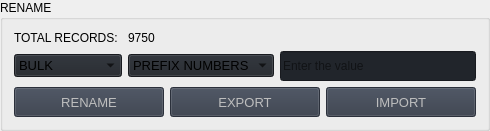
                             <widget class="QGroupBox" name="groupBox">
                              <property name="title">
                               <string>RENAME</string>
                              </property>
                              <layout class="QGridLayout" name="gridLayout_2">
                               <item row="1" column="0">
                                <layout class="QGridLayout" name="bottomGridLayout">
                                 <item row="1" column="0">
                                  <layout class="QHBoxLayout" name="totalRecordsHL">
                                   <property name="spacing">
                                    <number>20</number>
                                   </property>
                                  </layout>
                                 </item>
                                 <item row="2" column="2">
                                  <widget class="QPushButton" name="importBtn">
                                   <property name="enabled">
                                    <bool>false</bool>
                                   </property>
                                   <property name="minimumSize">
                                    <size>
                                     <width>150</width>
                                     <height>30</height>
                                    </size>
                                   </property>
                                   <property name="font">
                                    <font>
                                     <family>Segoe UI</family>
                                     <pointsize>10</pointsize>
                                     <weight>50</weight>
                                     <italic>false</italic>
                                     <bold>false</bold>
                                    </font>
                                   </property>
                                   <property name="cursor">
                                    <cursorShape>PointingHandCursor</cursorShape>
                                   </property>
                                   <property name="toolTip">
                                    <string>Restore last deleted process</string>
                                   </property>
                                   <property name="styleSheet">
                                    <string notr="true">background-color: rgb(52, 59, 72);</string>
                                   </property>
                                   <property name="text">
                                    <string>IMPORT</string>
                                   </property>
                                   <property name="icon">
                                    <iconset>
                                     <normaloff>../images/icons/restore file.svg</normaloff>../images/icons/restore file.svg</iconset>
                                   </property>
                                   <property name="iconSize">
                                    <size>
                                     <width>30</width>
                                     <height>30</height>
                                    </size>
                                   </property>
                                  </widget>
                                 </item>
                                 <item row="2" column="0">
                                  <widget class="QPushButton" name="renameBtn">
                                   <property name="enabled">
                                    <bool>false</bool>
                                   </property>
                                   <property name="minimumSize">
                                    <size>
                                     <width>150</width>
                                     <height>30</height>
                                    </size>
                                   </property>
                                   <property name="font">
                                    <font>
                                     <family>Segoe UI</family>
                                     <pointsize>10</pointsize>
                                     <weight>50</weight>
                                     <italic>false</italic>
                                     <bold>false</bold>
                                    </font>
                                   </property>
                                   <property name="cursor">
                                    <cursorShape>PointingHandCursor</cursorShape>
                                   </property>
                                   <property name="toolTip">
                                    <string>Load previous lookup</string>
                                   </property>
                                   <property name="styleSheet">
                                    <string notr="true">background-color: rgb(52, 59, 72);</string>
                                   </property>
                                   <property name="text">
                                    <string>RENAME</string>
                                   </property>
                                   <property name="icon">
                                    <iconset>
                                     <normaloff>../images/icons/file upload.svg</normaloff>../images/icons/file upload.svg</iconset>
                                   </property>
                                   <property name="iconSize">
                                    <size>
                                     <width>30</width>
                                     <height>30</height>
                                    </size>
                                   </property>
                                  </widget>
                                 </item>
                                 <item row="2" column="1">
                                  <widget class="QPushButton" name="exportBtn">
                                   <property name="enabled">
                                    <bool>false</bool>
                                   </property>
                                   <property name="minimumSize">
                                    <size>
                                     <width>150</width>
                                     <height>30</height>
                                    </size>
                                   </property>
                                   <property name="font">
                                    <font>
                                     <family>Segoe UI</family>
                                     <pointsize>10</pointsize>
                                     <weight>50</weight>
                                     <italic>false</italic>
                                     <bold>false</bold>
                                    </font>
                                   </property>
                                   <property name="cursor">
                                    <cursorShape>PointingHandCursor</cursorShape>
                                   </property>
                                   <property name="toolTip">
                                    <string>Restore last deleted process</string>
                                   </property>
                                   <property name="styleSheet">
                                    <string notr="true">background-color: rgb(52, 59, 72);</string>
                                   </property>
                                   <property name="text">
                                    <string>EXPORT</string>
                                   </property>
                                   <property name="icon">
                                    <iconset>
                                     <normaloff>../images/icons/restore file.svg</normaloff>../images/icons/restore file.svg</iconset>
                                   </property>
                                   <property name="iconSize">
                                    <size>
                                     <width>30</width>
                                     <height>30</height>
                                    </size>
                                   </property>
                                  </widget>
                                 </item>
                                </layout>
                               </item>
                               <item row="0" column="0">
                                <layout class="QGridLayout" name="topGridLayout">
                                 <property name="bottomMargin">
                                  <number>0</number>
                                 </property>
                                 <item row="0" column="0">
                                  <widget class="QLabel" name="totalRecordsTextLabel">
                                   <property name="text">
                                    <string>TOTAL RECORDS: </string>
                                   </property>
                                   <property name="textFormat">
                                    <enum>Qt::AutoText</enum>
                                   </property>
                                  </widget>
                                 </item>
                                 <item row="2" column="3">
                                  <widget class="QLineEdit" name="renameValueLineEdit">
                                   <property name="minimumSize">
                                    <size>
                                     <width>0</width>
                                     <height>30</height>
                                    </size>
                                   </property>
                                   <property name="styleSheet">
                                    <string notr="true">background-color: rgb(33, 37, 43);</string>
                                   </property>
                                   <property name="text">
                                    <string/>
                                   </property>
                                   <property name="maxLength">
                                    <number>50</number>
                                   </property>
                                   <property name="placeholderText">
                                    <string>Enter the value</string>
                                   </property>
                                  </widget>
                                 </item>
                                 <item row="2" column="0">
                                  <widget class="QComboBox" name="renameByComboBox">
                                   <property name="font">
                                    <font>
                                     <family>Segoe UI</family>
                                     <pointsize>10</pointsize>
                                     <weight>50</weight>
                                     <italic>false</italic>
                                     <bold>false</bold>
                                    </font>
                                   </property>
                                   <property name="autoFillBackground">
                                    <bool>false</bool>
                                   </property>
                                   <property name="styleSheet">
                                    <string notr="true">background-color: rgb(33, 37, 43);</string>
                                   </property>
                                   <property name="iconSize">
                                    <size>
                                     <width>16</width>
                                     <height>16</height>
                                    </size>
                                   </property>
                                   <property name="frame">
                                    <bool>true</bool>
                                   </property>
                                   <item>
                                    <property name="text">
                                     <string>BULK</string>
                                    </property>
                                   </item>
                                   <item>
                                    <property name="text">
                                     <string>TIMESTAMP</string>
                                    </property>
                                   </item>
                                   <item>
                                    <property name="text">
                                     <string>NUMBERING</string>
                                    </property>
                                   </item>
                                   <item>
                                    <property name="text">
                                     <string>CUSTOM</string>
                                    </property>
                                   </item>
                                  </widget>
                                 </item>
                                 <item row="2" column="2">
                                  <widget class="QComboBox" name="renameBy2ComboBox">
                                   <property name="font">
                                    <font>
                                     <family>Segoe UI</family>
                                     <pointsize>10</pointsize>
                                     <weight>50</weight>
                                     <italic>false</italic>
                                     <bold>false</bold>
                                    </font>
                                   </property>
                                   <property name="autoFillBackground">
                                    <bool>false</bool>
                                   </property>
                                   <property name="styleSheet">
                                    <string notr="true">background-color: rgb(33, 37, 43);</string>
                                   </property>
                                   <property name="iconSize">
                                    <size>
                                     <width>16</width>
                                     <height>16</height>
                                    </size>
                                   </property>
                                   <property name="frame">
                                    <bool>true</bool>
                                   </property>
                                   <item>
                                    <property name="text">
                                     <string>PREFIX NUMBERS</string>
                                    </property>
                                   </item>
                                   <item>
                                    <property name="text">
                                     <string>SUFFIX NUMBERS</string>
                                    </property>
                                   </item>
                                   <item>
                                    <property name="text">
                                     <string>CUSTOM PREFIX </string>
                                    </property>
                                   </item>
                                   <item>
                                    <property name="text">
                                     <string>CUSTOM SUFFIX</string>
                                    </property>
                                   </item>
                                  </widget>
                                 </item>
                                 <item row="0" column="2">
                                  <widget class="QLabel" name="totalRecordsLabel">
                                   <property name="text">
                                    <string>9750</string>
                                   </property>
                                  </widget>
                                 </item>
                                </layout>
                               </item>
                              </layout>
                             </widget>
